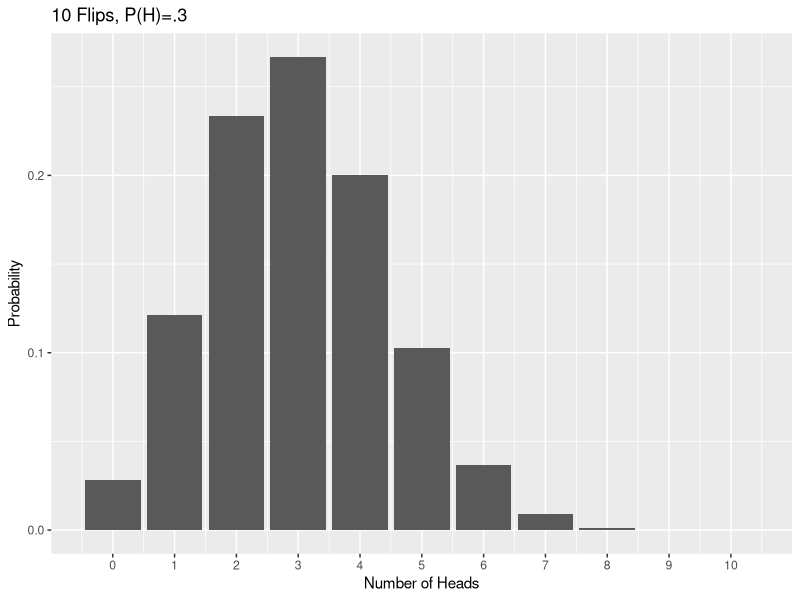
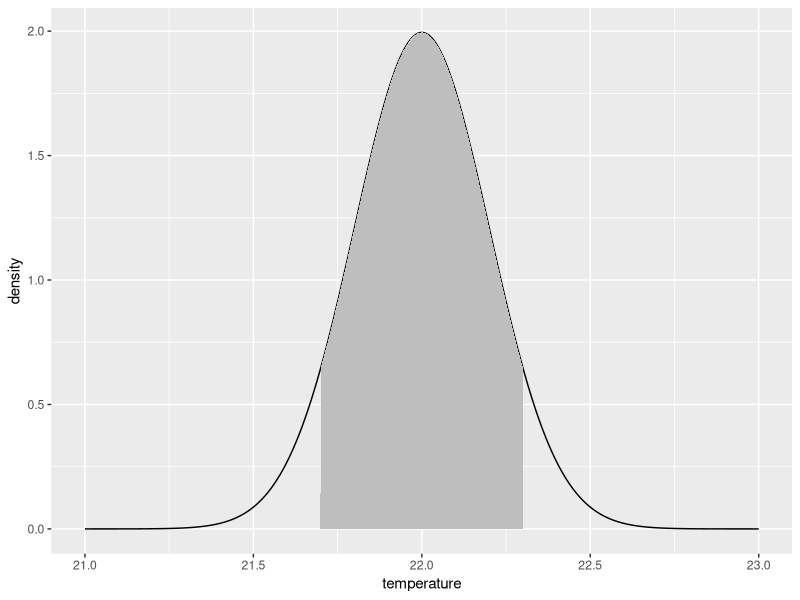
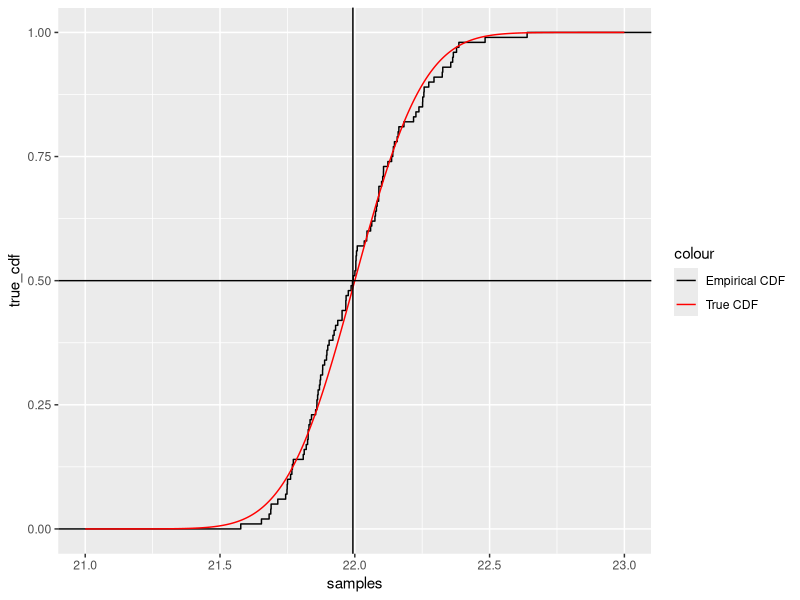
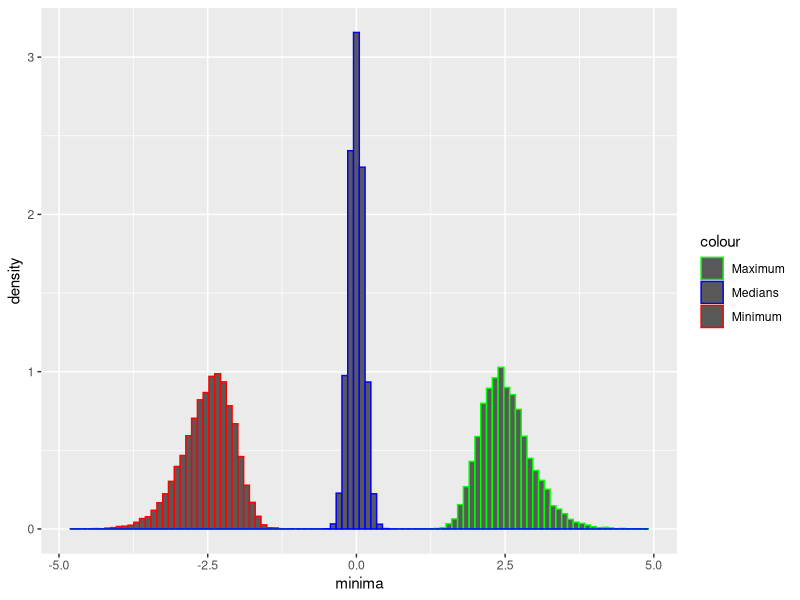
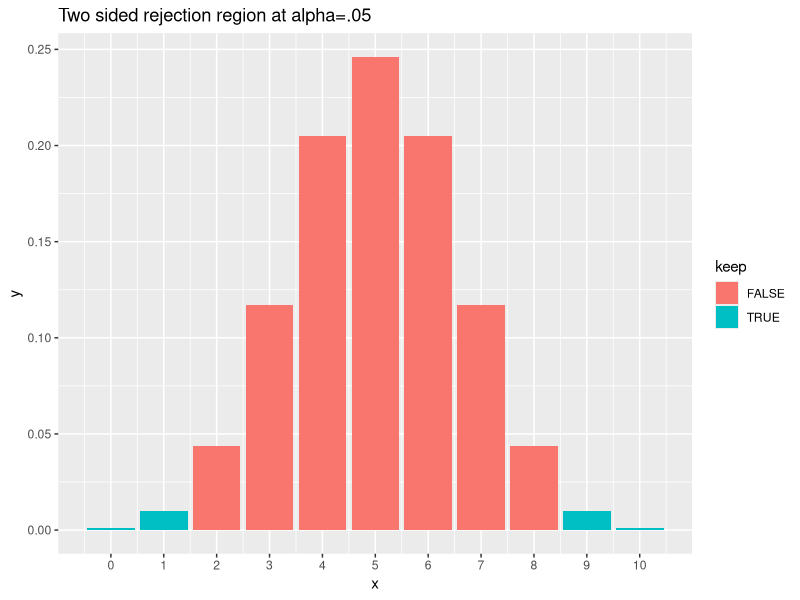
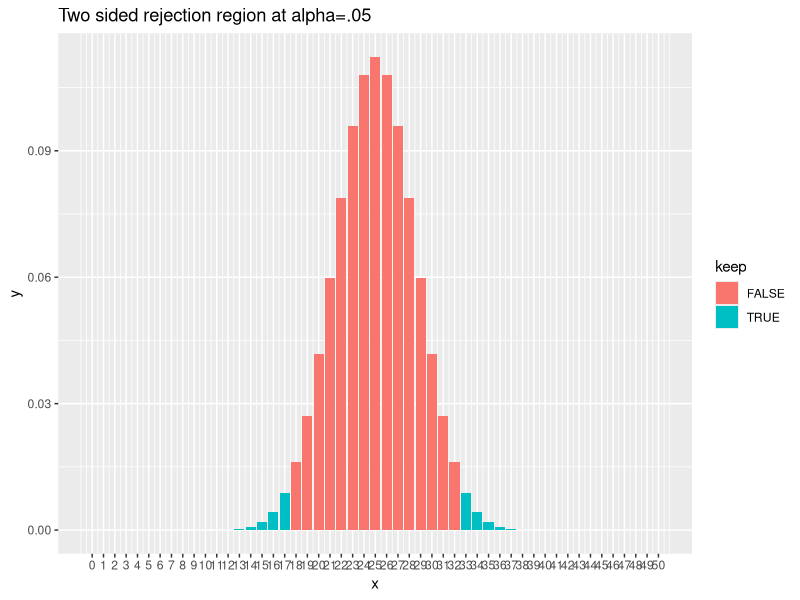
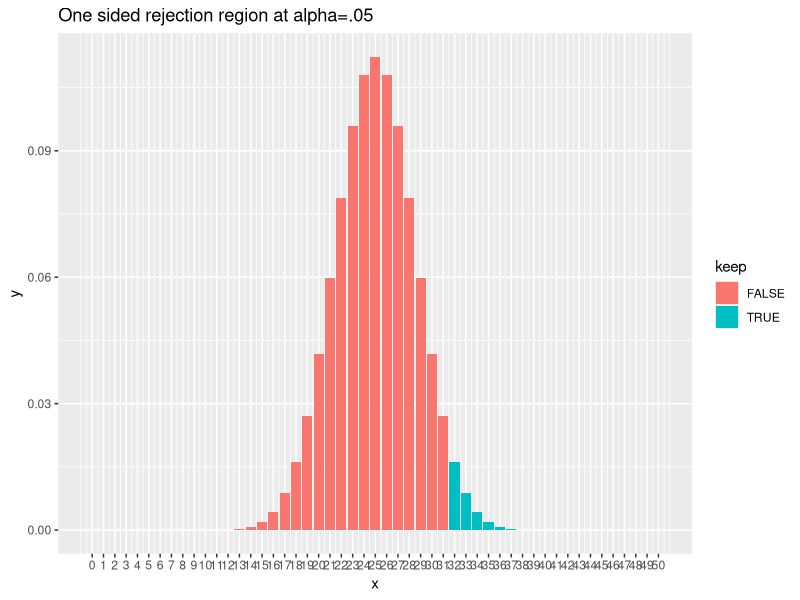

Reproduce these figures in R, in order.
## ---- chunk 1
library(ggplot2)
x <- dbinom(seq(0, 10), 10, .3)
ggplot() +
    geom_bar(aes(x = seq(0, 10), y = x), stat = "identity") +
    scale_x_continuous(breaks = seq(0, 10)) +
    xlab("Number of Heads") +
    ylab("Probability") +
    ggtitle("10 Flips, P(H)=.3")
## ---- chunk 2
library(tidyverse)
## ---- chunk 3
temperature <- seq(21, 23, .001)
density <- dnorm(temperature, 22, .2)
p <- pnorm(22.3, 22, .2) - pnorm(21.7, 22, .2)
ggplot() +
    geom_line(aes(x = temperature, y = density)) +
    geom_ribbon(aes(x = temperature, ymin = 0, ymax = if_else(temperature >= 21.7 & temperature <= 22.3, density, 0)), fill = "gray")
## ---- chunk 4
samples <- rnorm(100, 22, .2)
true_cdf <- pnorm(temperature, 22, .2)
ggplot() +
    stat_ecdf(aes(x = samples, color = "Empirical CDF")) +
    geom_line(aes(x = temperature, y = true_cdf, color = "True CDF")) +
    scale_color_manual(values = c("Empirical CDF" = "black", "True CDF" = "red")) +
    geom_hline(yintercept = .5) +
    geom_vline(xintercept = median(samples))
## ---- chunk 5
minima <- replicate(10000, min(rnorm(100, 0, 1)))
maxima <- replicate(10000, max(rnorm(100, 0, 1)))
medians <- replicate(10000, median(rnorm(100, 0, 1)))
ggplot() +
    geom_histogram(aes(x = minima, y = after_stat(density), color = "Minimum"), bins = 100) +
    geom_histogram(aes(x = maxima, y = after_stat(density), color = "Maximum"), bins = 100) +
    geom_histogram(aes(x = medians, y = after_stat(density), color = "Medians"), bins = 100) +
    scale_color_manual(values = c("Minimum" = "red", "Maximum" = "green", "Medians" = "blue"))
## ---- chunk 6
library(ggplot2)
rejection2 <- function(n,d=10) {
    results <- data.frame(x=seq(0,n),y=dbinom(seq(0,n),n,.5),keep=sapply(seq(0,n),function(x) (x<qbinom(.025,n,.5)) | (x>qbinom(.975,n,.5))))
    ggplot(data=results,aes(x=x,y=y,fill=keep))+geom_bar(stat="identity")+
    scale_x_continuous(breaks=seq(0,n,d))+ggtitle("Two sided rejection region at alpha=.05")

}
rejection1 <-function(n,d=10) {
    results <- data.frame(x=seq(0,n),y=dbinom(seq(0,n),n,.5),keep=sapply(seq(0,n),function(x) (x>qbinom(.95,n,.5))))
    ggplot(data=results,aes(x=x,y=y,fill=keep))+geom_bar(stat="identity")+
    scale_x_continuous(breaks=seq(0,n,d))+ggtitle("One sided rejection region at alpha=.05")
}
## ---- chunk 7
rejection2(10, 1)

## ---- chunk 8
rejection2(50,1)
## ---- chunk 9
rejection1(50,1)
